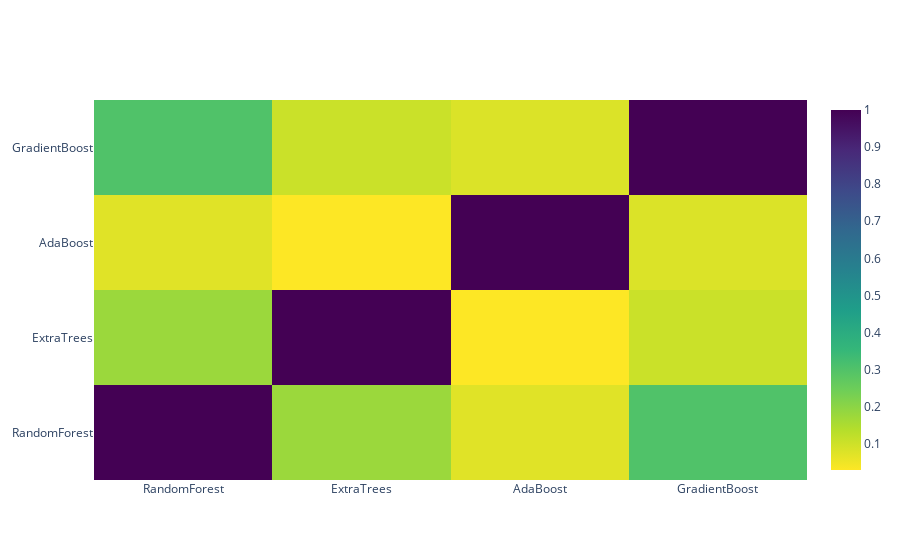

The cell this chart's notebook holds for it:
### Code cell
data = [
    go.Heatmap(
        z= base_predictions_train.astype(float).corr().values ,
        x=base_predictions_train.columns.values,
        y= base_predictions_train.columns.values,
          colorscale='Viridis',
            showscale=True,
            reversescale = True
    )
]
py.iplot(data, filename='labelled-heatmap')

### Figure 1 — Plotly figure (JSON) as saved in the notebook; plotly's stock layout.template omitted (floating-point values rounded to 4 significant figures)
{"data": [{"colorscale": [[0, "#440154"], [0.1111, "#482878"], [0.2222, "#3e4989"], [0.3333, "#31688e"], [0.4444, "#26828e"], [0.5556, "#1f9e89"], [0.6667, "#35b779"], [0.7778, "#6ece58"], [0.8889, "#b5de2b"], [1, "#fde725"]], "reversescale": true, "showscale": true, "y": ["RandomForest", "ExtraTrees", "AdaBoost", "GradientBoost"], "x": ["RandomForest", "ExtraTrees", "AdaBoost", "GradientBoost"], "z": [[1, 0.1773, 0.07364, 0.3011], [0.1773, 1, 0.02955, 0.1063], [0.07364, 0.02955, 1, 0.07989], [0.3011, 0.1063, 0.07989, 1]], "type": "heatmap"}], "layout": {}}
